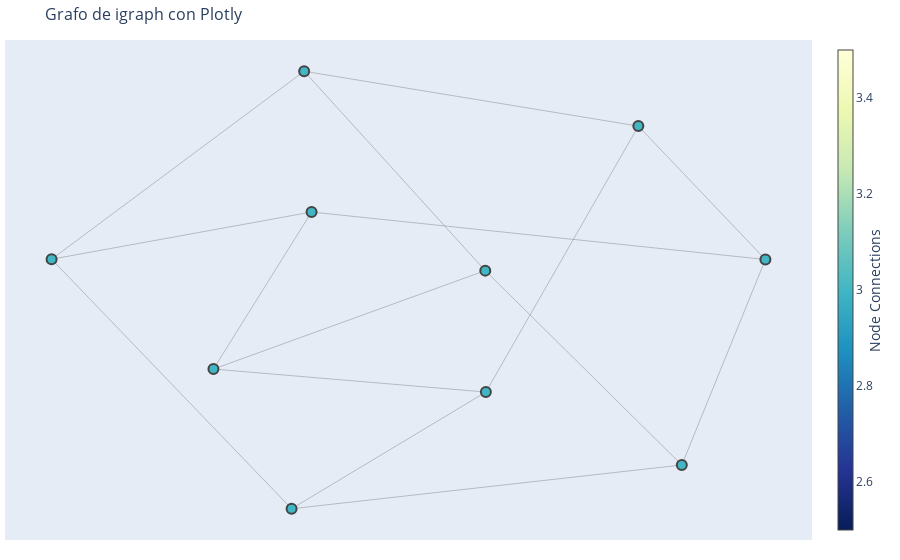

The code cell stored with this chart in its notebook:
### Code cell
import igraph as ig
from plotly.offline import plot
import plotly.graph_objs as go

# Crear un grafo con igraph
g = ig.Graph.Famous('petersen')

# Obtener los grados de los nodos
node_degrees = g.degree()

# Obtener las posiciones de los nodos utilizando el algoritmo de Fruchterman-Reingold
layout = g.layout_fruchterman_reingold()

# Obtener las aristas y los nodos
edge_x = []
edge_y = []
for edge in g.get_edgelist():
    x0, y0 = layout[edge[0]]
    x1, y1 = layout[edge[1]]
    edge_x.extend([x0, x1, None])
    edge_y.extend([y0, y1, None])

node_x = [pos[0] for pos in layout]
node_y = [pos[1] for pos in layout]

# Crear los trazos para los nodos y aristas
edge_trace = go.Scatter(
    x=edge_x,
    y=edge_y,
    line=dict(width=0.5,color='#888'),
    hoverinfo='none',
    mode='lines')

node_trace = go.Scatter(
    x=node_x,
    y=node_y,
    text=[str(node) for node in range(len(layout))],
    mode='markers',
    hoverinfo='text',
    marker=dict(
        showscale=True,
        colorscale='YlGnBu',
        reversescale=True,
        color=node_degrees,
        size=10,
        colorbar=dict(
            thickness=15,
            title='Node Connections',
            xanchor='left',
            titleside='right'
        ),
        line=dict(width=2)))

# Crear el gráfico
fig = go.Figure(data=[edge_trace, node_trace],
             layout=go.Layout(
                title='Grafo de igraph con Plotly',
                titlefont=dict(size=16),
                showlegend=False,
                hovermode='closest',
                margin=dict(b=20,l=5,r=5,t=40),
                annotations=[ dict(
                    text="",
                    showarrow=False,
                    xref="paper", yref="paper",
                    x=0.005, y=-0.002 ) ],
                xaxis=dict(showgrid=False, zeroline=False, showticklabels=False),
                yaxis=dict(showgrid=False, zeroline=False, showticklabels=False))
                )

# Mostrar el gráfico
fig.show()

### Figure 1 — Plotly figure (JSON) as saved in the notebook; plotly's stock layout.template omitted (floating-point values rounded to 4 significant figures)
{"data": [{"hoverinfo": "none", "line": {"color": "#888", "width": 0.5}, "mode": "lines", "type": "scatter", "x": [0.8438, 0.2446, null, 0.8438, 1.343, null, 0.8438, -0.4697, null, 0.2446, -0.8261, null, 0.2446, -0.519, null, -0.8261, -0.4405, null, -0.8261, 0.2422, null, -0.4405, 1.343, null, -0.4405, -1.462, null, 1.343, 1.015, null, -0.4697, 0.2422, null, -0.4697, -1.462, null, -0.519, -1.462, null, -0.519, 1.015, null, 0.2422, 1.015, null], "y": [1.377, -0.3287, null, 1.377, 0.5217, null, 1.377, 1.729, null, -0.3287, -0.1812, null, -0.3287, -1.077, null, -0.1812, 0.8262, null, -0.1812, 0.4503, null, 0.8262, 0.5217, null, 0.8262, 0.5235, null, 0.5217, -0.7965, null, 1.729, 0.4503, null, 1.729, 0.5235, null, -1.077, 0.5235, null, -1.077, -0.7965, null, 0.4503, -0.7965, null]}, {"hoverinfo": "text", "marker": {"color": [3, 3, 3, 3, 3, 3, 3, 3, 3, 3], "colorbar": {"thickness": 15, "title": {"side": "right", "text": "Node Connections"}, "xanchor": "left"}, "colorscale": [[0, "rgb(255,255,217)"], [0.125, "rgb(237,248,177)"], [0.25, "rgb(199,233,180)"], [0.375, "rgb(127,205,187)"], [0.5, "rgb(65,182,196)"], [0.625, "rgb(29,145,192)"], [0.75, "rgb(34,94,168)"], [0.875, "rgb(37,52,148)"], [1, "rgb(8,29,88)"]], "line": {"width": 2}, "reversescale": true, "showscale": true, "size": 10}, "mode": "markers", "text": ["0", "1", "2", "3", "4", "5", "6", "7", "8", "9"], "type": "scatter", "x": [0.8438, 0.2446, -0.8261, -0.4405, 1.343, -0.4697, -0.519, 0.2422, -1.462, 1.015], "y": [1.377, -0.3287, -0.1812, 0.8262, 0.5217, 1.729, -1.077, 0.4503, 0.5235, -0.7965]}], "layout": {"annotations": [{"showarrow": false, "text": "", "x": 0.005, "xref": "paper", "y": -0.002, "yref": "paper"}], "hovermode": "closest", "margin": {"b": 20, "l": 5, "r": 5, "t": 40}, "showlegend": false, "title": {"font": {"size": 16}, "text": "Grafo de igraph con Plotly"}, "xaxis": {"showgrid": false, "showticklabels": false, "zeroline": false}, "yaxis": {"showgrid": false, "showticklabels": false, "zeroline": false}}}
